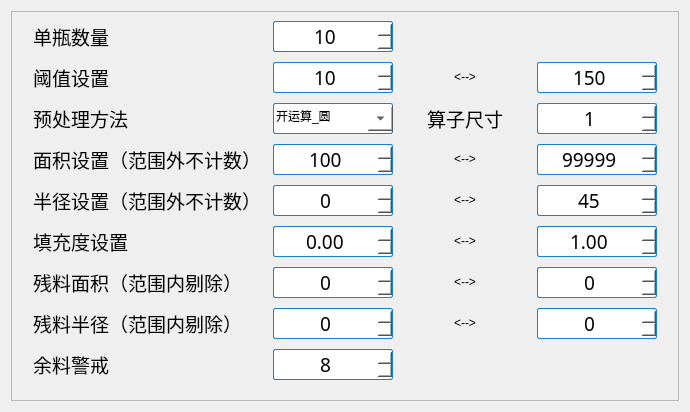
     <widget class="QWidget" name="identifyParameters">
      <attribute name="title">
       <string>识别参数</string>
      </attribute>
      <layout class="QGridLayout" name="gridLayout_2">
       <item row="0" column="0" colspan="2">
        <widget class="QFrame" name="frame_6">
         <property name="maximumSize">
          <size>
           <width>16777215</width>
           <height>400</height>
          </size>
         </property>
         <property name="frameShape">
          <enum>QFrame::StyledPanel</enum>
         </property>
         <property name="frameShadow">
          <enum>QFrame::Raised</enum>
         </property>
         <layout class="QGridLayout" name="gridLayout_3">
          <property name="leftMargin">
           <number>21</number>
          </property>
          <property name="topMargin">
           <number>9</number>
          </property>
          <property name="rightMargin">
           <number>21</number>
          </property>
          <property name="bottomMargin">
           <number>20</number>
          </property>
          <property name="horizontalSpacing">
           <number>12</number>
          </property>
          <property name="verticalSpacing">
           <number>10</number>
          </property>
          <item row="2" column="0">
           <widget class="QLabel" name="label_26">
            <property name="minimumSize">
             <size>
              <width>120</width>
              <height>24</height>
             </size>
            </property>
            <property name="font">
             <font>
              <family>微软雅黑</family>
              <pointsize>14</pointsize>
             </font>
            </property>
            <property name="text">
             <string>预处理方法</string>
            </property>
           </widget>
          </item>
          <item row="3" column="1">
           <widget class="UnitSpainBox" name="minArea">
            <property name="minimumSize">
             <size>
              <width>100</width>
              <height>28</height>
             </size>
            </property>
            <property name="font">
             <font>
              <family>微软雅黑</family>
              <pointsize>14</pointsize>
             </font>
            </property>
            <property name="styleSheet">
             <string notr="true">QSpinBox{
	border: 1px solid #1c7ed6;
	border-radius: 2px;
	background-color: white;
}

QSpinBox::up-button{
	subcontrol-origin: border;
	subcontrol-position: right;
	width: 0px;
	height: 20px;
	
	background-image: url(:/ico/hmi/add_right.png);
}

QSpinBox::up-button:hover{
	
	background-image: url(:/ico/hmi/add_right(1).png);
}

QSpinBox::down-button{
	subcontrol-origin: border;
	subcontrol-position: left;
	width: 0px;
	height: 20px;

	background-image: url(:/ico/hmi/add_left.png);
}

QSpinBox::down-button:hover{
	
	background-image: url(:/ico/hmi/add_left(1).png);
}</string>
            </property>
            <property name="alignment">
             <set>Qt::AlignCenter</set>
            </property>
            <property name="maximum">
             <number>999999</number>
            </property>
            <property name="value">
             <number>100</number>
            </property>
           </widget>
          </item>
          <item row="4" column="3">
           <widget class="UnitSpainBox" name="maxRadius">
            <property name="minimumSize">
             <size>
              <width>120</width>
              <height>28</height>
             </size>
            </property>
            <property name="font">
             <font>
              <family>微软雅黑</family>
              <pointsize>14</pointsize>
             </font>
            </property>
            <property name="styleSheet">
             <string notr="true">QSpinBox{
	border: 1px solid #1c7ed6;
	border-radius: 2px;
	background-color: white;
}

QSpinBox::up-button{
	subcontrol-origin: border;
	subcontrol-position: right;
	width: 0px;
	height: 20px;
	
	background-image: url(:/ico/hmi/add_right.png);
}

QSpinBox::up-button:hover{
	
	background-image: url(:/ico/hmi/add_right(1).png);
}

QSpinBox::down-button{
	subcontrol-origin: border;
	subcontrol-position: left;
	width: 0px;
	height: 20px;

	background-image: url(:/ico/hmi/add_left.png);
}

QSpinBox::down-button:hover{
	
	background-image: url(:/ico/hmi/add_left(1).png);
}</string>
            </property>
            <property name="alignment">
             <set>Qt::AlignCenter</set>
            </property>
            <property name="maximum">
             <number>999999</number>
            </property>
            <property name="value">
             <number>45</number>
            </property>
           </widget>
          </item>
          <item row="2" column="2">
           <widget class="QLabel" name="label_33">
            <property name="minimumSize">
             <size>
              <width>120</width>
              <height>24</height>
             </size>
            </property>
            <property name="font">
             <font>
              <family>微软雅黑</family>
              <pointsize>14</pointsize>
             </font>
            </property>
            <property name="text">
             <string>算子尺寸</string>
            </property>
            <property name="alignment">
             <set>Qt::AlignCenter</set>
            </property>
           </widget>
          </item>
          <item row="6" column="0">
           <widget class="QLabel" name="label_25">
            <property name="minimumSize">
             <size>
              <width>120</width>
              <height>24</height>
             </size>
            </property>
            <property name="font">
             <font>
              <family>微软雅黑</family>
              <pointsize>14</pointsize>
             </font>
            </property>
            <property name="text">
             <string>残料面积（范围内剔除）</string>
            </property>
           </widget>
          </item>
          <item row="3" column="2">
           <widget class="QLabel" name="label_8">
            <property name="text">
             <string>&lt;--&gt;</string>
            </property>
            <property name="alignment">
             <set>Qt::AlignCenter</set>
            </property>
           </widget>
          </item>
          <item row="6" column="1">
           <widget class="UnitSpainBox" name="flawAreaMin">
            <property name="font">
             <font>
              <family>微软雅黑</family>
              <pointsize>14</pointsize>
             </font>
            </property>
            <property name="styleSheet">
             <string notr="true">QSpinBox{
	border: 1px solid #1c7ed6;
	border-radius: 2px;
	background-color: white;
}

QSpinBox::up-button{
	subcontrol-origin: border;
	subcontrol-position: right;
	width: 0px;
	height: 20px;
	
	background-image: url(:/ico/hmi/add_right.png);
}

QSpinBox::up-button:hover{
	
	background-image: url(:/ico/hmi/add_right(1).png);
}

QSpinBox::down-button{
	subcontrol-origin: border;
	subcontrol-position: left;
	width: 0px;
	height: 20px;

	background-image: url(:/ico/hmi/add_left.png);
}

QSpinBox::down-button:hover{
	
	background-image: url(:/ico/hmi/add_left(1).png);
}</string>
            </property>
            <property name="alignment">
             <set>Qt::AlignCenter</set>
            </property>
            <property name="maximum">
             <number>9999999</number>
            </property>
           </widget>
          </item>
          <item row="4" column="2">
           <widget class="QLabel" name="label_10">
            <property name="text">
             <string>&lt;--&gt;</string>
            </property>
            <property name="alignment">
             <set>Qt::AlignCenter</set>
            </property>
           </widget>
          </item>
          <item row="6" column="3">
           <widget class="UnitSpainBox" name="flawAreaMax">
            <property name="minimumSize">
             <size>
              <width>120</width>
              <height>28</height>
             </size>
            </property>
            <property name="font">
             <font>
              <family>微软雅黑</family>
              <pointsize>14</pointsize>
             </font>
            </property>
            <property name="styleSheet">
             <string notr="true">QSpinBox{
	border: 1px solid #1c7ed6;
	border-radius: 2px;
	background-color: white;
}

QSpinBox::up-button{
	subcontrol-origin: border;
	subcontrol-position: right;
	width: 0px;
	height: 20px;
	
	background-image: url(:/ico/hmi/add_right.png);
}

QSpinBox::up-button:hover{
	
	background-image: url(:/ico/hmi/add_right(1).png);
}

QSpinBox::down-button{
	subcontrol-origin: border;
	subcontrol-position: left;
	width: 0px;
	height: 20px;

	background-image: url(:/ico/hmi/add_left.png);
}

QSpinBox::down-button:hover{
	
	background-image: url(:/ico/hmi/add_left(1).png);
}</string>
            </property>
            <property name="alignment">
             <set>Qt::AlignCenter</set>
            </property>
            <property name="maximum">
             <number>9999999</number>
            </property>
           </widget>
          </item>
          <item row="4" column="1">
           <widget class="UnitSpainBox" name="minRadius">
            <property name="minimumSize">
             <size>
              <width>120</width>
              <height>28</height>
             </size>
            </property>
            <property name="font">
             <font>
              <family>微软雅黑</family>
              <pointsize>14</pointsize>
             </font>
            </property>
            <property name="styleSheet">
             <string notr="true">QSpinBox{
	border: 1px solid #1c7ed6;
	border-radius: 2px;
	background-color: white;
}

QSpinBox::up-button{
	subcontrol-origin: border;
	subcontrol-position: right;
	width: 0px;
	height: 20px;
	
	background-image: url(:/ico/hmi/add_right.png);
}

QSpinBox::up-button:hover{
	
	background-image: url(:/ico/hmi/add_right(1).png);
}

QSpinBox::down-button{
	subcontrol-origin: border;
	subcontrol-position: left;
	width: 0px;
	height: 20px;

	background-image: url(:/ico/hmi/add_left.png);
}

QSpinBox::down-button:hover{
	
	background-image: url(:/ico/hmi/add_left(1).png);
}</string>
            </property>
            <property name="alignment">
             <set>Qt::AlignCenter</set>
            </property>
            <property name="maximum">
             <number>9999</number>
            </property>
           </widget>
          </item>
          <item row="5" column="0">
           <widget class="QLabel" name="label_11">
            <property name="minimumSize">
             <size>
              <width>120</width>
              <height>24</height>
             </size>
            </property>
            <property name="font">
             <font>
              <family>微软雅黑</family>
              <pointsize>14</pointsize>
             </font>
            </property>
            <property name="text">
             <string>填充度设置</string>
            </property>
           </widget>
          </item>
          <item row="2" column="1">
           <widget class="QComboBox" name="preProcessCombox">
            <property name="minimumSize">
             <size>
              <width>120</width>
              <height>28</height>
             </size>
            </property>
            <property name="font">
             <font>
              <family>微软雅黑</family>
              <pointsize>14</pointsize>
             </font>
            </property>
            <property name="styleSheet">
             <string notr="true">QComboBox{
border: 1px solid #1c7ed6;
border-radius: 2px;
background-color: white;
}

QComboBox:drop-down{
subcontrol-origin:border;
subcontrol-position:right;
width: 25px;
height: 25px;
}

QComboBox:down-arrow{
background-image:url(:/ico/hmi/add_down.png);
}

QComboBox QAbstractItemview{
background:rgba(255,255,255,1);
border:1px solid rgba(228,228,228,1);
border-radius:Opx Opx 5px 5px;
font-size:14px;
out1ine:gpx;//去虚线
}

QComboBox QAbstractItemview:item{
height:36px;
c010r:#666666;
padding-left:9px;
background-color #FFFFFF;
}

QComboBox QAbstractItemView:item:hover{/
background-color #409CE1;
color:#ffffff;
}

QComboBox QAbstractItemview:item:selected{//
background-color #409CE1;
color:#ffffff;
}

QComboBox:on{
padding-top:3px;
padding-left:4px;
}

QComboBox:down-arrow:on{
top:1px;
left:1px;
}</string>
            </property>
            <property name="editable">
             <bool>true</bool>
            </property>
            <property name="currentIndex">
             <number>0</number>
            </property>
            <item>
             <property name="text">
              <string>开运算_圆</string>
             </property>
            </item>
            <item>
             <property name="text">
              <string>开运算_方</string>
             </property>
            </item>
            <item>
             <property name="text">
              <string>闭运算_圆</string>
             </property>
            </item>
            <item>
             <property name="text">
              <string>闭运算_方</string>
             </property>
            </item>
           </widget>
          </item>
          <item row="0" column="0">
           <widget class="QLabel" name="label_14">
            <property name="minimumSize">
             <size>
              <width>120</width>
              <height>24</height>
             </size>
            </property>
            <property name="font">
             <font>
              <family>微软雅黑</family>
              <pointsize>14</pointsize>
             </font>
            </property>
            <property name="text">
             <string>单瓶数量</string>
            </property>
           </widget>
          </item>
          <item row="1" column="1">
           <widget class="UnitSpainBox" name="minThreshold">
            <property name="minimumSize">
             <size>
              <width>120</width>
              <height>28</height>
             </size>
            </property>
            <property name="font">
             <font>
              <family>微软雅黑</family>
              <pointsize>14</pointsize>
             </font>
            </property>
            <property name="styleSheet">
             <string notr="true">QSpinBox{
	border: 1px solid #1c7ed6;
	border-radius: 2px;
	background-color: white;
}

QSpinBox::up-button{
	subcontrol-origin: border;
	subcontrol-position: right;
	width: 0px;
	height: 20px;
	
	background-image: url(:/ico/hmi/add_right.png);
}

QSpinBox::up-button:hover{
	
	background-image: url(:/ico/hmi/add_right(1).png);
}

QSpinBox::down-button{
	subcontrol-origin: border;
	subcontrol-position: left;
	width: 0px;
	height: 20px;

	background-image: url(:/ico/hmi/add_left.png);
}

QSpinBox::down-button:hover{
	
	background-image: url(:/ico/hmi/add_left(1).png);
}</string>
            </property>
            <property name="alignment">
             <set>Qt::AlignCenter</set>
            </property>
            <property name="maximum">
             <number>255</number>
            </property>
            <property name="value">
             <number>10</number>
            </property>
           </widget>
          </item>
          <item row="2" column="3">
           <widget class="UnitSpainBox" name="operatorSize">
            <property name="minimumSize">
             <size>
              <width>120</width>
              <height>28</height>
             </size>
            </property>
            <property name="font">
             <font>
              <family>微软雅黑</family>
              <pointsize>14</pointsize>
             </font>
            </property>
            <property name="styleSheet">
             <string notr="true">QSpinBox{
	border: 1px solid #1c7ed6;
	border-radius: 2px;
	background-color: white;
}

QSpinBox::up-button{
	subcontrol-origin: border;
	subcontrol-position: right;
	width: 0px;
	height: 20px;
	
	background-image: url(:/ico/hmi/add_right.png);
}

QSpinBox::up-button:hover{
	
	background-image: url(:/ico/hmi/add_right(1).png);
}

QSpinBox::down-button{
	subcontrol-origin: border;
	subcontrol-position: left;
	width: 0px;
	height: 20px;

	background-image: url(:/ico/hmi/add_left.png);
}

QSpinBox::down-button:hover{
	
	background-image: url(:/ico/hmi/add_left(1).png);
}</string>
            </property>
            <property name="alignment">
             <set>Qt::AlignCenter</set>
            </property>
            <property name="minimum">
             <number>1</number>
            </property>
            <property name="maximum">
             <number>100</number>
            </property>
            <property name="value">
             <number>1</number>
            </property>
           </widget>
          </item>
          <item row="5" column="3">
           <widget class="QDoubleSpinBox" name="maxFill">
            <property name="minimumSize">
             <size>
              <width>120</width>
              <height>28</height>
             </size>
            </property>
            <property name="font">
             <font>
              <family>微软雅黑</family>
              <pointsize>14</pointsize>
             </font>
            </property>
            <property name="styleSheet">
             <string notr="true">QDoubleSpinBox{
	border: 1px solid #1c7ed6;
	border-radius: 2px;
	background-color: white;
}

QDoubleSpinBox::up-button{
	subcontrol-origin: border;
	subcontrol-position: right;
	width: 0px;
	height: 20px;
	
	background-image: url(:/ico/hmi/add_right.png);
}

QDoubleSpinBox::up-button:hover{
	
	background-image: url(:/ico/hmi/add_right(1).png);
}

QDoubleSpinBox::down-button{
	subcontrol-origin: border;
	subcontrol-position: left;
	width: 0px;
	height: 20px;

	background-image: url(:/ico/hmi/add_left.png);
}

QDoubleSpinBox::down-button:hover{
	
	background-image: url(:/ico/hmi/add_left(1).png);
}</string>
            </property>
            <property name="alignment">
             <set>Qt::AlignCenter</set>
            </property>
            <property name="maximum">
             <double>1.000000000000000</double>
            </property>
            <property name="singleStep">
             <double>0.100000000000000</double>
            </property>
            <property name="value">
             <double>1.000000000000000</double>
            </property>
           </widget>
          </item>
          <item row="5" column="2">
           <widget class="QLabel" name="label_12">
            <property name="text">
             <string>&lt;--&gt;</string>
            </property>
            <property name="alignment">
             <set>Qt::AlignCenter</set>
            </property>
           </widget>
          </item>
          <item row="1" column="0">
           <widget class="QLabel" name="label_5">
            <property name="minimumSize">
             <size>
              <width>120</width>
              <height>24</height>
             </size>
            </property>
            <property name="font">
             <font>
              <family>微软雅黑</family>
              <pointsize>14</pointsize>
             </font>
            </property>
            <property name="text">
             <string>阈值设置</string>
            </property>
           </widget>
          </item>
          <item row="1" column="2">
           <widget class="QLabel" name="label_6">
            <property name="text">
             <string>&lt;--&gt;</string>
            </property>
            <property name="alignment">
             <set>Qt::AlignCenter</set>
            </property>
           </widget>
          </item>
          <item row="5" column="1">
           <widget class="QDoubleSpinBox" name="minFill">
            <property name="minimumSize">
             <size>
              <width>120</width>
              <height>28</height>
             </size>
            </property>
            <property name="font">
             <font>
              <family>微软雅黑</family>
              <pointsize>14</pointsize>
             </font>
            </property>
            <property name="styleSheet">
             <string notr="true">QDoubleSpinBox{
	border: 1px solid #1c7ed6;
	border-radius: 2px;
	background-color: white;
}

QDoubleSpinBox::up-button{
	subcontrol-origin: border;
	subcontrol-position: right;
	width: 0px;
	height: 20px;
	
	background-image: url(:/ico/hmi/add_right.png);
}

QDoubleSpinBox::up-button:hover{
	
	background-image: url(:/ico/hmi/add_right(1).png);
}

QDoubleSpinBox::down-button{
	subcontrol-origin: border;
	subcontrol-position: left;
	width: 0px;
	height: 20px;

	background-image: url(:/ico/hmi/add_left.png);
}

QDoubleSpinBox::down-button:hover{
	
	background-image: url(:/ico/hmi/add_left(1).png);
}</string>
            </property>
            <property name="alignment">
             <set>Qt::AlignCenter</set>
            </property>
            <property name="maximum">
             <double>1.000000000000000</double>
            </property>
            <property name="singleStep">
             <double>0.100000000000000</double>
            </property>
           </widget>
          </item>
          <item row="7" column="3">
           <widget class="UnitSpainBox" name="flawRadiusMax">
            <property name="font">
             <font>
              <family>微软雅黑</family>
              <pointsize>14</pointsize>
             </font>
            </property>
            <property name="styleSheet">
             <string notr="true">QSpinBox{
	border: 1px solid #1c7ed6;
	border-radius: 2px;
	background-color: white;
}

QSpinBox::up-button{
	subcontrol-origin: border;
	subcontrol-position: right;
	width: 0px;
	height: 20px;
	
	background-image: url(:/ico/hmi/add_right.png);
}

QSpinBox::up-button:hover{
	
	background-image: url(:/ico/hmi/add_right(1).png);
}

QSpinBox::down-button{
	subcontrol-origin: border;
	subcontrol-position: left;
	width: 0px;
	height: 20px;

	background-image: url(:/ico/hmi/add_left.png);
}

QSpinBox::down-button:hover{
	
	background-image: url(:/ico/hmi/add_left(1).png);
}</string>
            </property>
            <property name="alignment">
             <set>Qt::AlignCenter</set>
            </property>
            <property name="maximum">
             <number>9999999</number>
            </property>
           </widget>
          </item>
          <item row="1" column="3">
           <widget class="UnitSpainBox" name="maxThreshold">
            <property name="minimumSize">
             <size>
              <width>120</width>
              <height>28</height>
             </size>
            </property>
            <property name="font">
             <font>
              <family>微软雅黑</family>
              <pointsize>14</pointsize>
             </font>
            </property>
            <property name="styleSheet">
             <string notr="true">QSpinBox{
	border: 1px solid #1c7ed6;
	border-radius: 2px;
	background-color: white;
}

QSpinBox::up-button{
	subcontrol-origin: border;
	subcontrol-position: right;
	width: 0px;
	height: 20px;
	
	background-image: url(:/ico/hmi/add_right.png);
}

QSpinBox::up-button:hover{
	
	background-image: url(:/ico/hmi/add_right(1).png);
}

QSpinBox::down-button{
	subcontrol-origin: border;
	subcontrol-position: left;
	width: 0px;
	height: 20px;

	background-image: url(:/ico/hmi/add_left.png);
}

QSpinBox::down-button:hover{
	
	background-image: url(:/ico/hmi/add_left(1).png);
}</string>
            </property>
            <property name="alignment">
             <set>Qt::AlignCenter</set>
            </property>
            <property name="maximum">
             <number>255</number>
            </property>
            <property name="value">
             <number>150</number>
            </property>
           </widget>
          </item>
          <item row="3" column="3">
           <widget class="UnitSpainBox" name="maxArea">
            <property name="minimumSize">
             <size>
              <width>100</width>
              <height>28</height>
             </size>
            </property>
            <property name="font">
             <font>
              <family>微软雅黑</family>
              <pointsize>14</pointsize>
             </font>
            </property>
            <property name="styleSheet">
             <string notr="true">QSpinBox{
	border: 1px solid #1c7ed6;
	border-radius: 2px;
	background-color: white;
}

QSpinBox::up-button{
	subcontrol-origin: border;
	subcontrol-position: right;
	width: 0px;
	height: 20px;
	
	background-image: url(:/ico/hmi/add_right.png);
}

QSpinBox::up-button:hover{
	
	background-image: url(:/ico/hmi/add_right(1).png);
}

QSpinBox::down-button{
	subcontrol-origin: border;
	subcontrol-position: left;
	width: 0px;
	height: 20px;

	background-image: url(:/ico/hmi/add_left.png);
}

QSpinBox::down-button:hover{
	
	background-image: url(:/ico/hmi/add_left(1).png);
}</string>
            </property>
            <property name="alignment">
             <set>Qt::AlignCenter</set>
            </property>
            <property name="maximum">
             <number>999999</number>
            </property>
            <property name="value">
             <number>99999</number>
            </property>
           </widget>
          </item>
          <item row="7" column="0">
           <widget class="QLabel" name="label_32">
            <property name="minimumSize">
             <size>
              <width>120</width>
              <height>24</height>
             </size>
            </property>
            <property name="font">
             <font>
              <family>微软雅黑</family>
              <pointsize>14</pointsize>
             </font>
            </property>
            <property name="text">
             <string>残料半径（范围内剔除）</string>
            </property>
           </widget>
          </item>
          <item row="0" column="1">
           <widget class="UnitSpainBox" name="singleButtleQuantity">
            <property name="minimumSize">
             <size>
              <width>120</width>
              <height>28</height>
             </size>
            </property>
            <property name="font">
             <font>
              <family>微软雅黑</family>
              <pointsize>14</pointsize>
             </font>
            </property>
            <property name="styleSheet">
             <string notr="true">QSpinBox{
	border: 1px solid #1c7ed6;
	border-radius: 2px;
	background-color: white;
}

QSpinBox::up-button{
	subcontrol-origin: border;
	subcontrol-position: right;
	width: 0px;
	height: 20px;
	
	background-image: url(:/ico/hmi/add_right.png);
}

QSpinBox::up-button:hover{
	
	background-image: url(:/ico/hmi/add_right(1).png);
}

QSpinBox::down-button{
	subcontrol-origin: border;
	subcontrol-position: left;
	width: 0px;
	height: 20px;

	background-image: url(:/ico/hmi/add_left.png);
}

QSpinBox::down-button:hover{
	
	background-image: url(:/ico/hmi/add_left(1).png);
}</string>
            </property>
            <property name="alignment">
             <set>Qt::AlignCenter</set>
            </property>
            <property name="maximum">
             <number>10000</number>
            </property>
            <property name="value">
             <number>10</number>
            </property>
           </widget>
          </item>
          <item row="6" column="2">
           <widget class="QLabel" name="label_47">
            <property name="text">
             <string>&lt;--&gt;</string>
            </property>
            <property name="alignment">
             <set>Qt::AlignCenter</set>
            </property>
           </widget>
          </item>
          <item row="7" column="1">
           <widget class="UnitSpainBox" name="flawRadiusMin">
            <property name="minimumSize">
             <size>
              <width>120</width>
              <height>28</height>
             </size>
            </property>
            <property name="font">
             <font>
              <family>微软雅黑</family>
              <pointsize>14</pointsize>
             </font>
            </property>
            <property name="styleSheet">
             <string notr="true">QSpinBox{
	border: 1px solid #1c7ed6;
	border-radius: 2px;
	background-color: white;
}

QSpinBox::up-button{
	subcontrol-origin: border;
	subcontrol-position: right;
	width: 0px;
	height: 20px;
	
	background-image: url(:/ico/hmi/add_right.png);
}

QSpinBox::up-button:hover{
	
	background-image: url(:/ico/hmi/add_right(1).png);
}

QSpinBox::down-button{
	subcontrol-origin: border;
	subcontrol-position: left;
	width: 0px;
	height: 20px;

	background-image: url(:/ico/hmi/add_left.png);
}

QSpinBox::down-button:hover{
	
	background-image: url(:/ico/hmi/add_left(1).png);
}</string>
            </property>
            <property name="alignment">
             <set>Qt::AlignCenter</set>
            </property>
            <property name="maximum">
             <number>9999999</number>
            </property>
           </widget>
          </item>
          <item row="7" column="2">
           <widget class="QLabel" name="label_48">
            <property name="text">
             <string>&lt;--&gt;</string>
            </property>
            <property name="alignment">
             <set>Qt::AlignCenter</set>
            </property>
           </widget>
          </item>
          <item row="3" column="0">
           <widget class="QLabel" name="label_7">
            <property name="minimumSize">
             <size>
              <width>120</width>
              <height>24</height>
             </size>
            </property>
            <property name="font">
             <font>
              <family>微软雅黑</family>
              <pointsize>14</pointsize>
             </font>
            </property>
            <property name="text">
             <string>面积设置（范围外不计数）</string>
            </property>
           </widget>
          </item>
          <item row="4" column="0">
           <widget class="QLabel" name="label_9">
            <property name="minimumSize">
             <size>
              <width>120</width>
              <height>24</height>
             </size>
            </property>
            <property name="font">
             <font>
              <family>微软雅黑</family>
              <pointsize>14</pointsize>
             </font>
            </property>
            <property name="text">
             <string>半径设置（范围外不计数）</string>
            </property>
           </widget>
          </item>
          <item row="8" column="0">
           <widget class="QLabel" name="label_51">
            <property name="font">
             <font>
              <family>微软雅黑</family>
              <pointsize>14</pointsize>
             </font>
            </property>
            <property name="statusTip">
             <string>剩余多少颗料时进行叠料剔除</string>
            </property>
            <property name="text">
             <string>余料警戒</string>
            </property>
           </widget>
          </item>
          <item row="8" column="1">
           <widget class="UnitSpainBox" name="restWarnBox">
            <property name="font">
             <font>
              <family>微软雅黑</family>
              <pointsize>14</pointsize>
             </font>
            </property>
            <property name="styleSheet">
             <string notr="true">QSpinBox{
	border: 1px solid #1c7ed6;
	border-radius: 2px;
	background-color: white;
}

QSpinBox::up-button{
	subcontrol-origin: border;
	subcontrol-position: right;
	width: 0px;
	height: 20px;
	
	background-image: url(:/ico/hmi/add_right.png);
}

QSpinBox::up-button:hover{
	
	background-image: url(:/ico/hmi/add_right(1).png);
}

QSpinBox::down-button{
	subcontrol-origin: border;
	subcontrol-position: left;
	width: 0px;
	height: 20px;

	background-image: url(:/ico/hmi/add_left.png);
}

QSpinBox::down-button:hover{
	
	background-image: url(:/ico/hmi/add_left(1).png);
}</string>
            </property>
            <property name="alignment">
             <set>Qt::AlignCenter</set>
            </property>
            <property name="maximum">
             <number>1000</number>
            </property>
            <property name="value">
             <number>8</number>
            </property>
           </widget>
          </item>
         </layout>
        </widget>
       </item>
      </layout>
     </widget>
